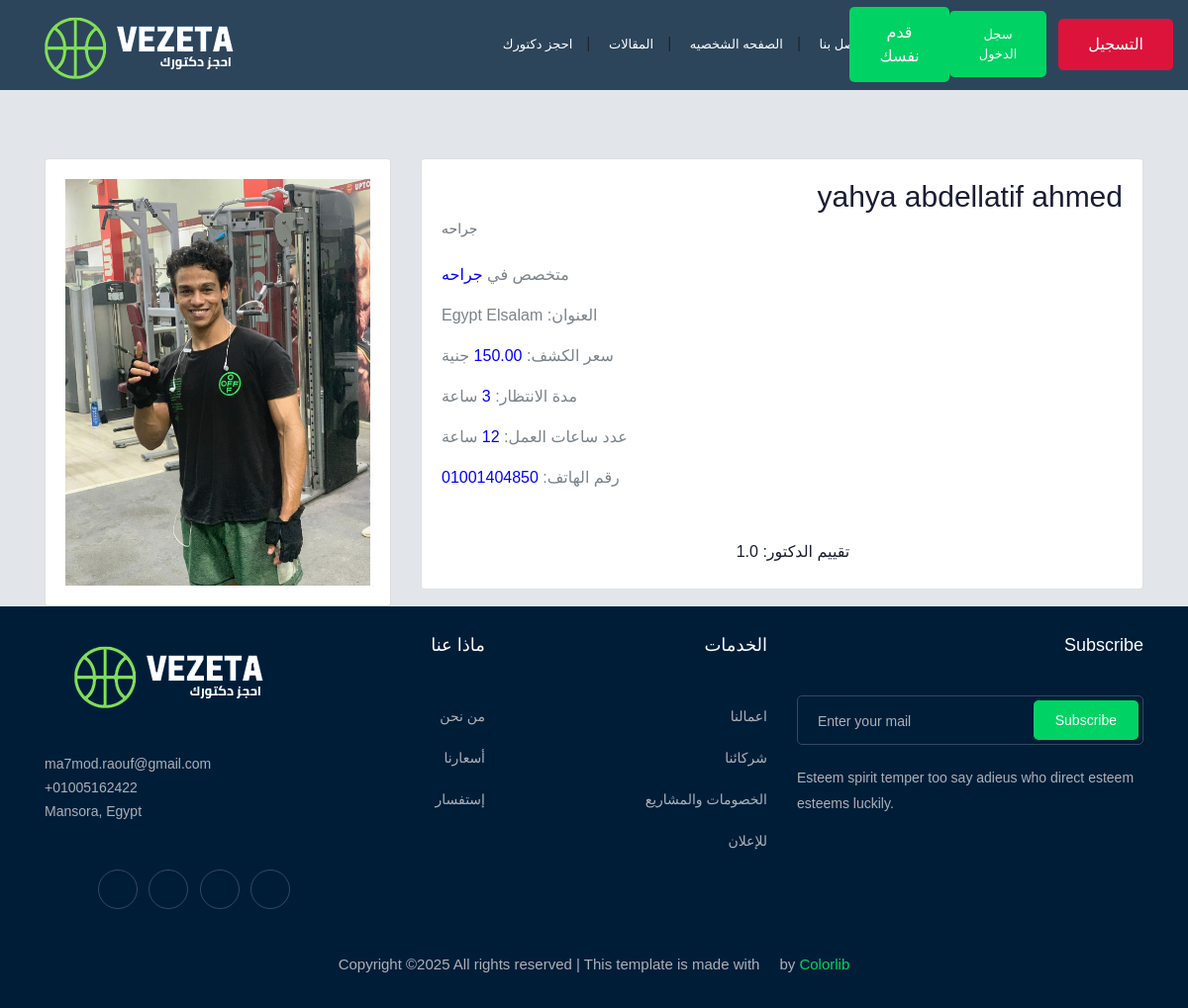
Page /doctor/1/ on the committed database.
### home/models.py (models this page shows, shortened)
class Doctor(models.Model):
    name = models.CharField(max_length=100)
    specialty = models.ForeignKey(Specialty, on_delete=models.CASCADE)
    location = models.CharField(max_length=100)
    address = models.TextField()
    price = models.DecimalField(max_digits=10, decimal_places=2)
    waiting_time = models.IntegerField(help_text="Waiting time in hours")
    working_hours = models.IntegerField(help_text="Working hours per day")
    phone_number = models.CharField(max_length=15)
    rating = models.FloatField(default=0.0)
    image = models.ImageField(upload_to='doctors/', null=True, blank=True)

class Specialty(models.Model):
    name = models.CharField(max_length=100, unique=True)
    def __str__(self):
        return self.name

### home/views.py (the view)
# urls.py: path('doctor/<int:doctor_id>/', views.doctor_list, name='doctor_list'),  # Ensure this line exists
def doctor_list(request, doctor_id):
    doctor = get_object_or_404(Doctor, id=doctor_id)
    return render(request, 'home/doctor_list.html', {'doctor': doctor})

### home/templates/home/doctor_list.html (shortened to what this page needs)
{% extends 'base.html' %}
{% load static %}
{% block body %}
<div dir="rtl">
    <div class="container" style="margin-top: 10rem;">
        <div class="row">
            <div class="col-lg-8">
                <div class="card">
                    <div class="card-body">
                        <h2 class="card-title">{{ doctor.name }}</h2>
                        <h6 class="card-subtitle mb-2 text-muted">{{ doctor.specialty }}</h6>
                        <div class="mt-4">
                            <p> متخصص في <span style="color: blue;">{{ doctor.specialty }}</span></p>
                            <p><i class="fa fa-map-marker"></i> العنوان: {{ doctor.address }}</p>
                            <p><i class="fa fa-money"></i> سعر الكشف: <span style="color: blue;">{{ doctor.price }}</span> جنية</p>
                            <p><i class="fa fa-clock-o"></i> مدة الانتظار: <span style="color: blue;">{{ doctor.waiting_time }}</span> ساعة</p>
                            <p><i class="fa fa-clock-o"></i> عدد ساعات العمل: <span style="color: blue;">{{ doctor.working_hours }}</span> ساعة</p>
                            <p><i class="fa fa-phone"></i> رقم الهاتف: <span style="color: blue;">{{ doctor.phone_number }}</span></p>
                        </div>
                        <div class="rating mt-4">
                            <div class="text-warning">
                                {% for _ in "12345" %}
                                <i class="fa fa-star"></i>
                                {% endfor %}
                            </div>
                            <div class="rating">
                                <h5>تقييم الدكتور: {{ doctor.rating }}</h5>
                            </div>
                        </div>
                    </div>
                </div>
            </div>
            <div class="col-lg-4">
                <div class="card">
                    <div class="card-body">
                        <img src="{{ doctor.image.url }}" alt="{{ doctor.name }}" class="img-fluid">
                    </div>
                </div>
            </div>
        </div>
    </div>
</div>
{% endblock body %}

### rows in the picture
Doctor: name "yahya abdellatif ahmed", specialty "جراحه", address "Egypt Elsalam", price "150.00", waiting_time "3", working_hours "12", phone_number "01001404850", rating "1.0", image (picture)
